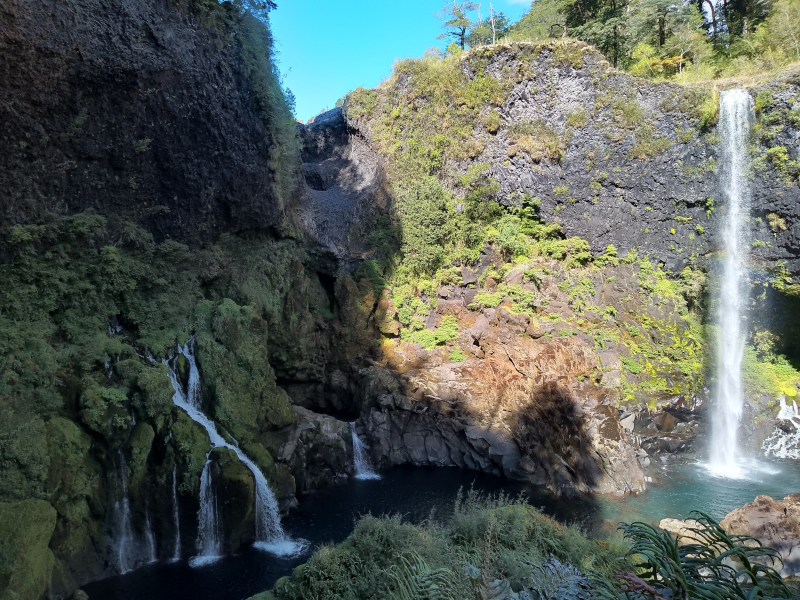
#> input picture docs/useful-examples/color/huilohuilo.png, 800 x 600 px
$ python example_linear_grey.py
#> lines starting #> are read from the running program, lines starting #| are printed output that depends on the picture
from pathlib import Path
from socket import gethostname

import numpy as np

from hrl import HRL


def show_stim(igraphics):
    # Create stimulus texture in buffer
    stimulus = igraphics.newTexture(im)

    # Center texture on screen
    stimulus.draw(
        (
            igraphics.width / 2 - stimulus.wdth / 2,
            igraphics.height / 2 - stimulus.hght / 2,
        )
    )

    # Display: flip buffer to screen
    igraphics.flip(clr=True)  # clr= True to clear buffer

    # Delete texture from buffer
    stimulus.delete()
    del stimulus


def instantiate_hrl():
    lut = Path(__file__).parent / "example_clut.csv"

    if "viewpixx" in gethostname():
        ihrl = HRL(
            graphics="viewpixx",
            inputs="responsepixx",
            wdth=1920,
            hght=1080,
            bg=0.2,
            scrn=1,
            lut=lut,  # Use example LUT for gamma correction
            db=True,
            fs=True,
        )
    elif "vlab" in gethostname():
        ihrl = HRL(
            graphics="datapixx",
            inputs="responsepixx",
            wdth=1024,
            hght=768,
            bg=0.2,
            scrn=1,
            lut=lut,  # Use example LUT for gamma correction
            db=True,
            fs=True,
        )
    else:
        ihrl = HRL(
            graphics="gpu",
            inputs="keyboard",
            wdth=1024,
            hght=768,
            bg=0.5,
            scrn=1,
            lut=lut,  # Use example LUT for gamma correction
            db=True,
            fs=False,
        )

    return ihrl


if __name__ == "__main__":
    from PIL import Image

    # Load image from file
    fname = Path(__file__).parent / "huilohuilo.png"
    im = np.array(Image.open(fname).convert("L"))  # greyscale image as uint8
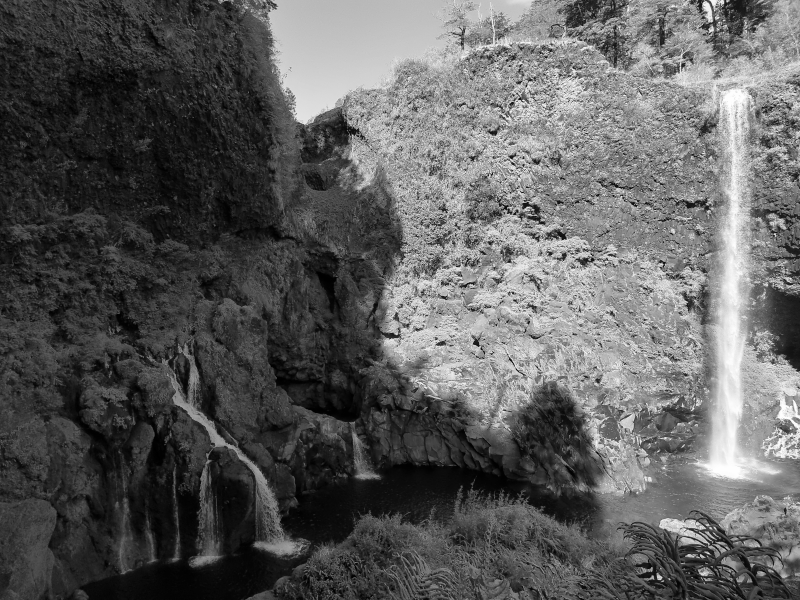
#> im: shape (600, 800); min 0, max 254, mean 93.3
    im = im / 255  # normalized between 0 -1

    # Startup HRL
#> (the run stopped early here; a loop or call above may not have finished)
